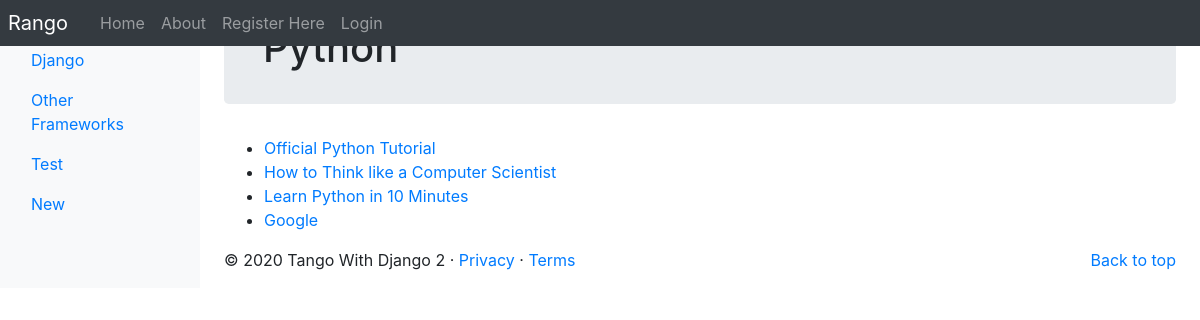
The app's page /rango/category/python/, older data.
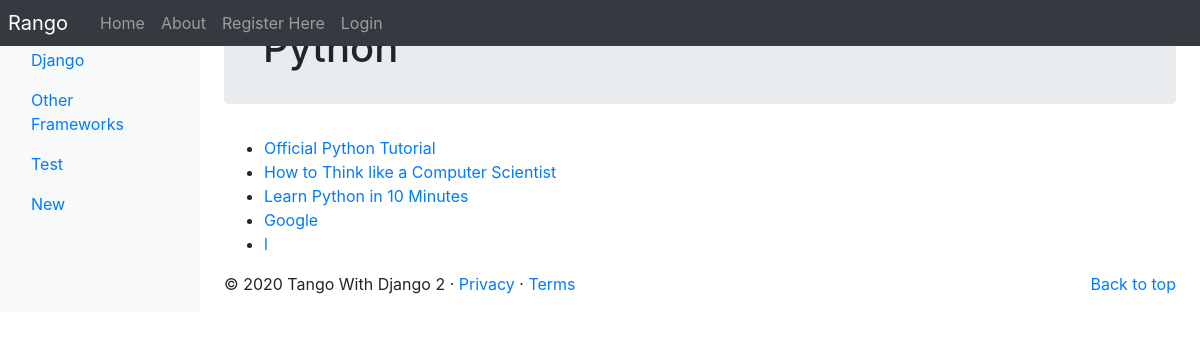
The same page, newer data.
### rango/models.py (models this page shows, shortened)
class Category(models.Model):  # Model for a category
    name = models.CharField(max_length=128, unique=True)
    views = models.IntegerField(default=0)
    likes = models.IntegerField(default=0)
    slug = models.SlugField(unique=True)
    class Meta:  # Nested meta class contains other metadata about the class
        verbose_name_plural = "Categories"  # Defines what the plural for this class should be

class Page(models.Model):  # Model for a page
    category = models.ForeignKey(Category, on_delete=models.CASCADE)
    title = models.CharField(max_length=128)
    url = models.URLField()
    views = models.IntegerField(default=0)

### rango/views.py (the view)
# urls.py: path('category/<slug:category_name_slug>/', views.show_category, name='show_category'),
def show_category(request, category_name_slug):  # View for a category page
    context_dict = {}
    try:
        category = Category.objects.get(slug=category_name_slug)
        pages = Page.objects.filter(category=category)
        context_dict['pages'] = pages
        context_dict['category'] = category
    except Category.DoesNotExist:
        context_dict['category'] = None
        context_dict['pages'] = None
    return render(request, 'rango/category.html', context_dict)

### rango/templatetags/rango_template_tags.py (called while the page is built)
@register.inclusion_tag('rango/cats.html')
def get_category_list(cat=None):  # Method to fetch all the categories to be listed on the sidebar
    return {'cats': Category.objects.all(), 'act_cat': cat}

### templates/rango/category.html (shortened to what this page needs)
{% extends 'rango/base.html' %}
{% load staticfiles %}
{% block body_block %}
    {% if category %}
        <div class="jumbotron p-4">
            <div class="container">
                <h1 class="jumbotron-heading">{{ category.name }}</h1>
            </div>
        </div>
    {% if pages %}
        <ul>
            {% for page in pages %}
            <li><a href="{{ page.url }}">{{ page.title }}</a></li>
            {% endfor %}
        </ul>
    {% else %}
        <strong>No pages currently in category.</strong>
    {% endif %}
    {% else %}
        The specified category does not exist.
    {% endif %}
{% endblock %}

### templates/rango/base.html (shortened to what this page needs)
<!DOCTYPE html>
{% load staticfiles %}
{% load rango_template_tags %}
<html lang="en">
<head>
    <link href="https://getbootstrap.com/docs/4.2/dist/css/bootstrap.min.css" rel="stylesheet">
    <link href="https://getbootstrap.com/docs/4.2/examples/dashboard/dashboard.css" rel="stylesheet">
</head>
<body>
<header>
    <nav class="navbar navbar-expand-md navbar-dark fixed-top bg-dark p-0">
        <a class="navbar-brand p-2" href="{% url 'index' %}">Rango</a>
        <div class="collapse navbar-collapse" id="navbarCollapse">
            <ul class="navbar-nav mr-auto">
                <li class="nav-item"><a class="nav-link" href="{% url 'index' %}">Home</a></li>
                <li class="nav-item "><a class="nav-link" href="{% url 'about' %}">About</a></li>
                {% if user.is_authenticated %}
                <li class="nav-item"><a class="nav-link" href="{% url 'auth_logout' %}?next=/rango/">Logout</a></li>
                <li class="nav-item"><a class="nav-link" href="{% url 'add_category' %}">Add Category</a></li>
                <li class="nav-item"><a class="nav-link" href="{% url 'auth_password_change' %}">Change Password</a></li>
                {% else %}
                <li class="nav-item"><a class="nav-link" href="{% url 'registration_register' %}">Register Here</a></li>
                <li class="nav-item "><a class="nav-link" href="{% url 'auth_login' %}">Login</a></li>
                {% endif %}
            </ul>
        </div>
    </nav>
</header>
<div class="container-fluid">
    <div class="row">
        <nav class="col-md-2 d-none d-md-block bg-light sidebar">
            <div class="sidebar-sticky">
                {% block sidebar_block %}
                {% get_category_list category %}
                {% endblock %}
            </div>
        </nav>
        <main role="main" class="col-md-9  ml-sm-auto col-lg-10 px-4">
            {% block body_block %}{% endblock %}
            <footer>
                <p class="float-right"><a href="#">Back to top</a></p>
                <p>&copy; 2020 Tango With Django 2 &middot; <a href="#">Privacy</a> &middot; <a href="#">Terms</a></p>
            </footer>
        </main>
    </div>
</div>
</body>
</html>

### templates/rango/cats.html (shortened to what this page needs)
<ul class="nav flex-column">
    {% if cats %}
        {% for c in cats %}
        {% if c == act_cat %}
            <li class="nav-item">
                <a class="nav-link active" href="{% url 'show_category' c.slug %}">
                     {{ c.name }}</a>
            </li>
    {% else %}
        <li class="nav-item">
            <a class="nav-link" href="{% url 'show_category' c.slug %}">
                {{ c.name }}</a>
        </li>
    {% endif %}
    {% endfor %} {% else %}
        <li class="nav-item">No Categories Yet!</li>
    {% endif %}
</ul>

Row changes from the older to the newer data that the page shows:
added Page: title "l"
